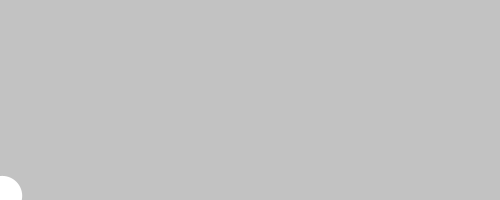
Frame 1 (no input)
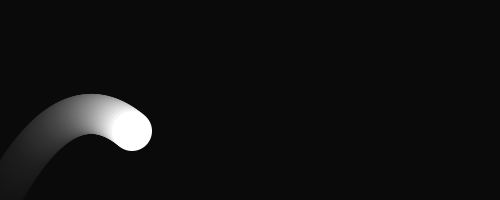
Frame 60 (the mouse pressed at the canvas centre just before this capture)
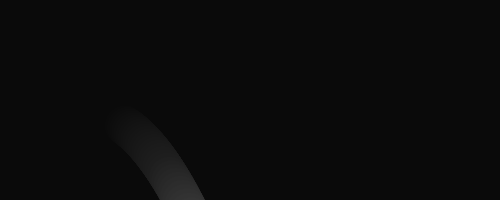
Frame 120 (the mouse held since frame 60 and released just before this capture)

The Processing sketch that drew these frames (run headless with seeded random() and noise(); from frame 60 on, the mouse is pressed at the canvas centre):

// Processing sketch: Example50_06
// ── Example50_06.pde

Particle p;

void setup() {
  size(500, 200);
  noStroke();
  smooth();
  p = new Particle(0, height, 2.2, -4.2, 20.0);
}

void draw() {
  fill(0, 12);
  rect(0, 0, width, height);
  fill(255);
  p.update();
  p.display();
}
// ── Particle.pde

class Particle {
  float x, y; // The x- and y-coordinates
  float vx, vy; // The x- and y-velocities
  float radius; // Particle radius
  float gravity = 0.1;
  
  Particle(int xpos, int ypos, float velx, float vely, float r) {
    x = xpos;
    y = ypos;
    vx = velx;
    vy = vely;
    radius = r;
  }
  
  void update() {
    vy += gravity;
    y += vy;
    x += vx;
  }
  
  void display() {
    ellipse(x, y, radius*2, radius*2);
  }
}
